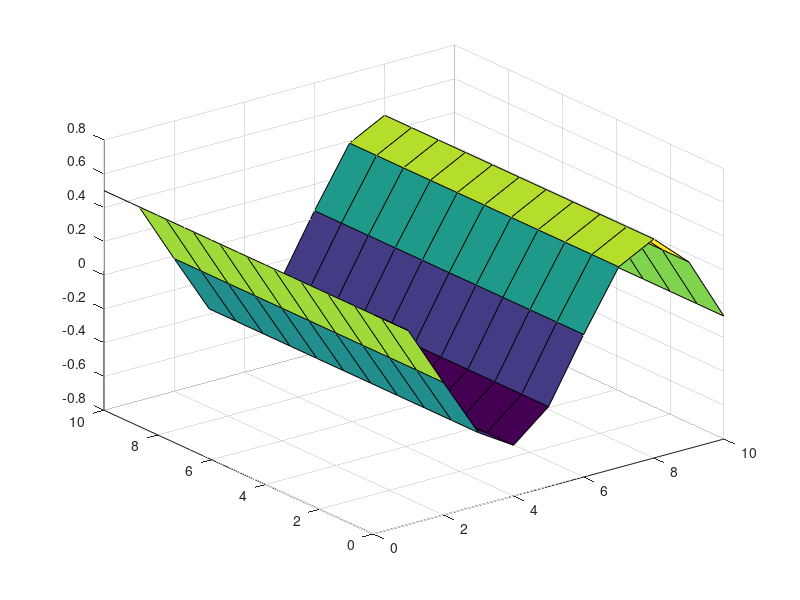

The MATLAB script that drew this image:
rng default % for reproducibility
tdata = 0:1:10;
xdata = 0:1:10;
[X,T] = meshgrid(xdata,tdata)
ydata = 0.5*cos(X*0.8); %*cos(b*T));% + randn(size(tdata,2),size(xdata,2));
figure;
surf(X,T,ydata);




fun = @(x)norm(ydata - x(1)*cos(X*x(2)) );
x0 = [-1.2,1];

%result gets worse but unevenly if you reduce FiniteDifferenceStepSize
% opt = optimset('fminsearch', 'StepTolerance', 1e-14, 'Display', 'iter', 'FiniteDifferenceStepSize', 1e-9);
options = optimset('PlotFcns',@optimplotfval);

x = fminsearch(fun,x0,options);
qq = 0;